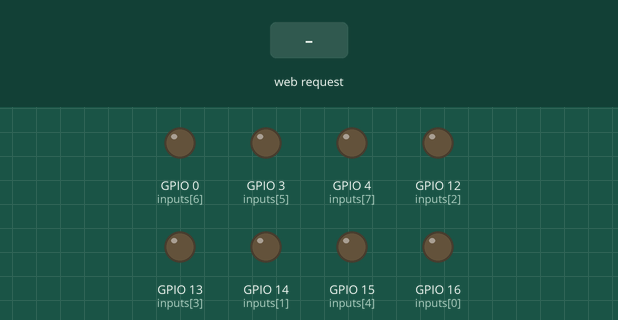
This sketch was run on a simulated ESP8266 (NodeMCU). On the bench: output pins drawn as LEDs (lit = HIGH). The inputs (shaded band) are chosen by the test bench. WiFi joins after 1.5 s; servers stay silent unless stated; storage starts empty; what the sketch prints to the serial monitor is not drawn.

Above: at 2.7 s.
2.8 s: HTTP request GET /d?val=1 received
At 4.0 s:
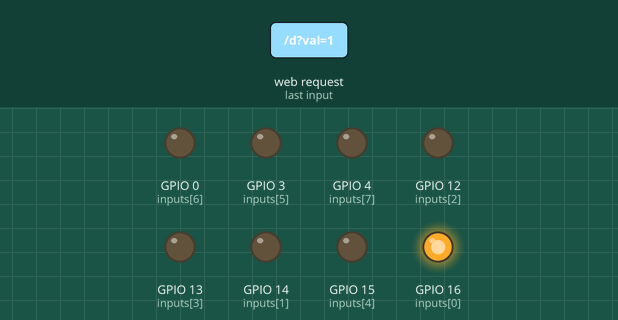
4.3 s: HTTP request GET /d?idx=1&val=1 received
At 5.2 s:
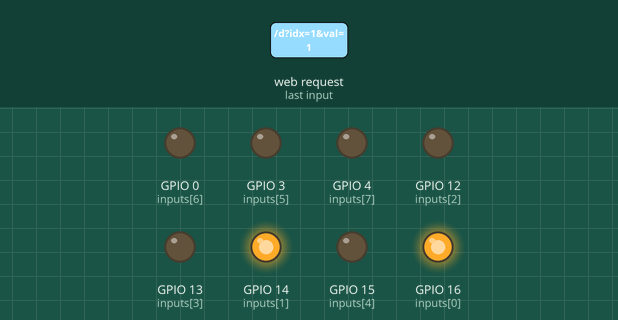
5.8 s: HTTP request GET /d received
At 6.3 s:
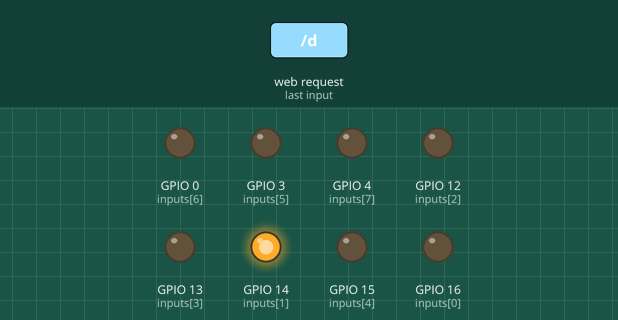
7.3 s: HTTP request GET /d?idx=1 received
At 8.5 s:
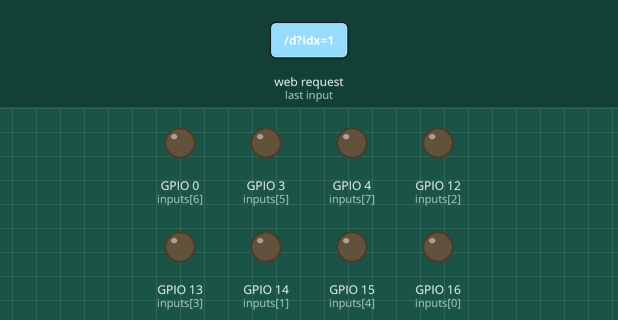
8.8 s: HTTP request GET /d?val=120 received
At 9.8 s:
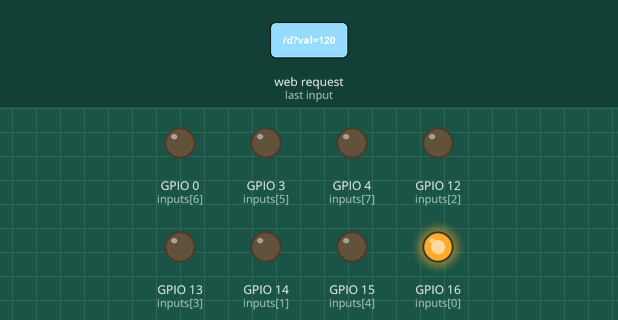
Timing chart, 0 to 11.3 s (numbered marks = the images above; inputs shaded):
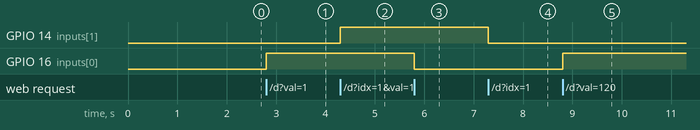

The sketch:

Automation8266.ino
```cpp
#include <ESP8266WiFi.h>
#include <WiFiClient.h>
#include <ESP8266WebServer.h>
#include <string.h>
#include <FS.h>

bool IsServer = false;

const char* ssid = "Can";
const char* password = "1048576?CaN";

ESP8266WebServer server(80);

//GPIO pins
const int inputs[8] = { 16, 14, 12, 13, 15, 3, 0, 4 };

void setup(void) {
  for (int i = 0; i < 8; i++) {
    pinMode(inputs[i], OUTPUT);
    digitalWrite(inputs[i], LOW);
  }

  Serial.begin(115200);
  if (IsServer) {
    Serial.println("Wifi Server activated.");
    WiFi.softAP(ssid, password);
    IPAddress myIP = WiFi.softAPIP();
    Serial.print("AP IP address: ");
    Serial.println(myIP);
  }
  else {
    Serial.println("Wifi Client activated.");
    WiFi.mode(WIFI_STA);
    WiFi.begin(ssid, password);

    IPAddress ip(192,168,1,10);
    IPAddress gateway(192,168,1,1);
    IPAddress subnet(255,255,255,0);
    WiFi.config(ip, gateway, subnet);

    while (WiFi.status() != WL_CONNECTED) {
      delay(500);
      Serial.print(".");
    }
    Serial.print("Connected to ");
    Serial.println(ssid);
    Serial.print("IP address: ");
    Serial.println(WiFi.localIP());
  }

  SPIFFS.begin();
  Serial.println("Spiffs started");
  server.serveStatic("/", SPIFFS, "/index.html");
  server.serveStatic("/style.css", SPIFFS, "/style.css");
  server.serveStatic("/bulbOn.png", SPIFFS, "/bulbOn.png");
  server.serveStatic("/bulbOff.png", SPIFFS, "/bulbOff.png");
  server.on("/d", []() {
    const String inputIndex = server.arg("idx");
    const String inputVal = server.arg("val");
    digitalWrite(inputs[inputIndex.toInt()], inputVal.toInt());
    server.send(200, "text/plain", "OK");
    Serial.print("DO");
    Serial.print(inputIndex);
    Serial.print(" : ");
    Serial.println(inputVal);
  });
  server.on("/s", []() {
    String retVal = "";
    for (int i = 0; i < 8; i++)
      retVal += String(digitalRead(inputs[i]));
    server.send(200, "text/plain", retVal);
  });
  server.begin();
  Serial.println("HTTP server started");
}

void loop(void) {
  server.handleClient();
}
```

Measured:
- after the input at 2.8 s, GPIO 16 (inputs[0]): LOW → HIGH at once
- after the input at 4.3 s, GPIO 14 (inputs[1]): LOW → HIGH at once
- after the input at 5.8 s, GPIO 16 (inputs[0]): HIGH → LOW at once
- after the input at 7.3 s, GPIO 14 (inputs[1]): HIGH → LOW at once
- after the input at 8.8 s, GPIO 16 (inputs[0]): LOW → HIGH at once
